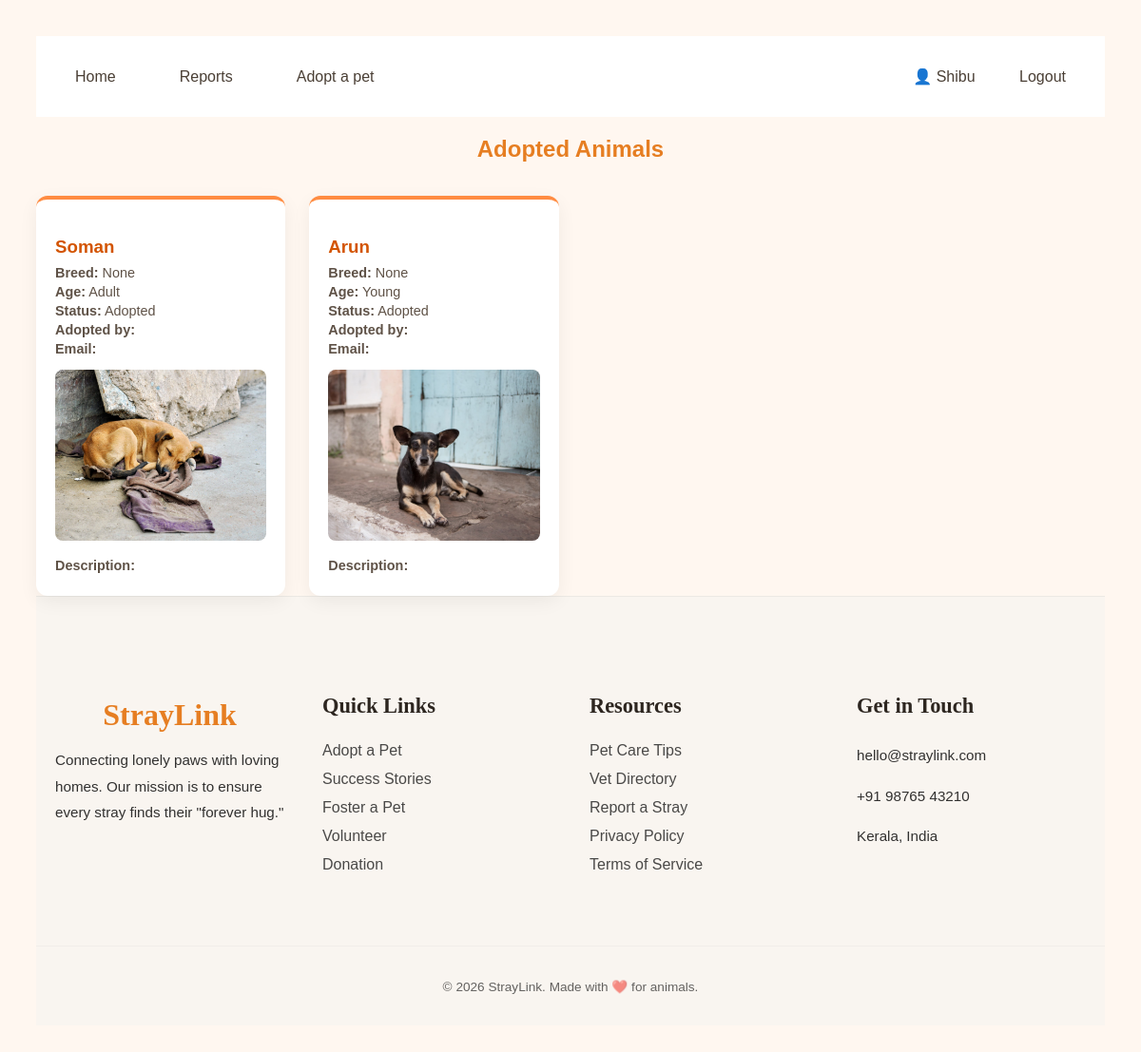
The app's page /adopted-list/ (signed in) with its own data.
### App/models.py (models this page shows, shortened)
class Animal(models.Model):
    report = models.OneToOneField(ReportSubmit, on_delete=models.SET_NULL, null=True, blank=True, related_name='animal_profile')
    STATUS_CHOICES = (
        ('Available', 'Available'),
        ('On Process', 'On process of adoption'),
        ('Adopted', 'Adopted'),
    )
    name = models.CharField(max_length=100)
    age = models.CharField(max_length=50, help_text="e.g., 2 years, 6 months")
    breed = models.CharField(max_length=100, blank=True, null=True)
    story = models.TextField()
    health_status = models.TextField(help_text="Vaccination and medical history")
    image = models.ImageField(upload_to='animals/', null=True, blank=True)
    status = models.CharField(max_length=20, choices=STATUS_CHOICES, default='Available')
    in_adoption = models.BooleanField(default=False)  # NEW: prevents duplicate add
    created_at = models.DateTimeField(auto_now_add=True)
    GENDER_CHOICES = [
        ('male', 'Male'),
        ('female', 'Female'),
    ]
    gender = models.CharField(max_length=10, choices=GENDER_CHOICES, null=True, blank=True)
    CENTER_TYPE_CHOICES = [
        ('ngo', 'NGO'),
        ('government', 'Govt Shelter'),
        ('foster', 'Foster'),
    ]
    center_type = models.CharField(max_length=20, choices=CENTER_TYPE_CHOICES, null=True, blank=True)
    center_name = models.CharField(max_length=255, blank=True, null=True)
    center_email = models.EmailField(blank=True, null=True)
    center_phone = models.CharField(max_length=20, blank=True, null=True)
    center_address = models.TextField(blank=True, null=True)

### App/views.py (the view)
# urls.py: path('adopted-list/', views.AdoptedList, name='AdoptedList'),
@login_required
def AdoptedList(request):
    adopted_animals = Animal.objects.filter(status='Adopted')
    return render(request, 'AdoptedList.html', {
        'adopted_animals': adopted_animals,
    })

### App/templates/AdoptedList.html (shortened to what this page needs)
<!DOCTYPE html>
<html>
<head>
</head>
<body>
<nav class="navbar">
    <div class="nav-container">
        <ul class="nav-menu">
            <li class="has-dropdown">
                <a href="{% url 'Home' %}">Home</a>
            </li>
            <li class="has-dropdown">
                <a href="#">Reports </a>
            </li>
            <li class="has-dropdown">
                <a href="#">Adopt a pet</a>
            </li>
            <li class="user-auth-section">
                {% if user.is_authenticated %}
                    <div class="user-dropdown">
                        <a href="{% url 'UserProfile' %}" class="profile-link">
                            <span class="icon">👤</span> {{ user.username }}
                        </a>
                        <a href="{% url 'UserLogout' %}" class="logout-btn">Logout</a>
                    </div>
                {% endif %}
            </li>
        </ul>
    </div>
</nav>
<h2>Adopted Animals</h2>
{% if adopted_animals %}
<div class="adopt-grid">
{% for animal in adopted_animals %}
<div class="adopt-card">
<h3>{{ animal.name }}</h3>
<p><b>Breed:</b> {{ animal.breed }}</p>
<p><b>Age:</b> {{ animal.age }}</p>
<p><b>Status:</b> {{ animal.status }}</p>
<p><b>Adopted by:</b> {{ app.applicant_name }}</p>
<p><b>Email:</b> {{ app.applicant_email }}</p>
{% if animal.image %}
<img src="{{ animal.image.url }}">
{% endif %}
<p><b>Description:</b> {{ animal.description }}</p>
</div>
{% endfor %}
</div>
{% else %}
<p class="no-data">No animals have been adopted yet.</p>
{% endif %}
<footer class="main-footer">
    <div class="footer-container">
        <div class="footer-section about">
            <h2 class="footer-logo">Stray<span>Link</span></h2>
            <p>Connecting lonely paws with loving homes. Our mission is to ensure every stray finds their "forever hug."</p>
            <div class="social-links">
            </div>
        </div>
        <div class="footer-section links">
            <h3>Quick Links</h3>
            <ul>
                <li><a href="#">Adopt a Pet</a></li>
                <li><a href="#">Success Stories</a></li>
                <li><a href="#">Foster a Pet</a></li>
                <li><a href="#">Volunteer</a></li>
                <li><a href="#">Donation</a></li>
            </ul>
        </div>
        <div class="footer-section links">
            <h3>Resources</h3>
            <ul>
                <li><a href="#">Pet Care Tips</a></li>
                <li><a href="#">Vet Directory</a></li>
                <li><a href="#">Report a Stray</a></li>
                <li><a href="#">Privacy Policy</a></li>
                <li><a href="#">Terms of Service</a></li>
            </ul>
        </div>
        <div class="footer-section contact">
            <h3>Get in Touch</h3>
            <p> hello@straylink.com</p>
            <p> +91 98765 43210</p>
            <p> Kerala, India</p>
        </div>
    </div>
    <div class="footer-bottom">
        <p>&copy; 2026 StrayLink. Made with ❤️ for animals.</p>
    </div>
</footer>
</body>
</html>

### App/templates/AdoptedList.html (style rules this page uses)
body { font-family: 'Poppins', sans-serif; background:#fff7f0; padding:30px; }
h2 { text-align:center; color:#e67e22; margin-bottom:35px; }
.adopt-grid { display:grid; grid-template-columns:repeat(4,1fr); gap:25px; }
.adopt-card { background:white; padding:20px; border-radius:12px; box-shadow:0 6px 20px rgba(0,0,0,0.06); border-top:4px solid #ff8c42; transition:all 0.25s ease; }
.adopt-card img { width:100%; height:180px; object-fit:cover; border-radius:8px; margin-top:10px; margin-bottom:10px; }
.adopt-card h3 { color:#d35400; margin-bottom:8px; }
.adopt-card p { font-size:0.9rem; color:#5f5247; margin:4px 0; }
:root { --nav-bg: #ffffff; --text-color: #4a3f35; --hover-color: #e67e22; --accent-red: #e74c3c; --shadow: 0 4px 20px rgba(0, 0, 0, 0.05); }
.navbar { background-color: var(--nav-bg); padding: 10px 0; position: sticky; top: 0; z-index: 1000; }
.nav-container { max-width: 1200px; margin: 0 auto; padding: 0 25px; }
.nav-menu { list-style: none; display: flex; align-items: center; gap: 35px; margin: 0; padding: 0; height: 65px; }
.nav-menu li a { text-decoration: none; color: var(--text-color); font-size: 1rem; font-weight: 500; padding: 8px 16px; border-radius: 20px; transition: all 0.3s ease; }
.has-dropdown { position: relative; }
.user-auth-section { margin-left: auto; display: flex; align-items: center; gap: 15px; }
.logout-btn { color: #888; font-size: 0.9rem; margin-left: 10px; }
.main-footer { background-color: #f9f5f0; padding: 80px 0 20px; color: var(--soft-text); border-top: 1px solid rgba(0,0,0,0.05); }
.footer-container { max-width: 1200px; margin: 0 auto; display: grid; grid-template-columns: repeat(auto-fit, minmax(200px, 1fr)); gap: 40px; padding: 0 20px; }
.footer-section h3 { font-family: 'Fraunces', serif; font-size: 1.4rem; margin-bottom: 25px; color: #2d2620; }
.footer-logo { font-family: 'Fraunces', serif; font-size: 2rem; margin-bottom: 15px; }
.footer-logo span { color: var(--hope-orange); }
.footer-section p { font-size: 0.95rem; opacity: 0.8; line-height: 1.8; }
.footer-section ul { list-style: none; padding: 0; }
.footer-section ul li { margin-bottom: 12px; }
.footer-section ul li a { text-decoration: none; color: var(--soft-text); opacity: 0.7; transition: all 0.3s ease; }
.footer-bottom { text-align: center; margin-top: 60px; padding-top: 20px; border-top: 1px solid rgba(0,0,0,0.05); font-size: 0.85rem; opacity: 0.6; }

### records on screen
Animal: name "Soman", breed "None", age "Adult", status "Adopted", image (picture)
Animal: name "Arun", breed "None", age "Young", status "Adopted", image (picture)

### other values on screen
{{ user.username }} "Shibu"
